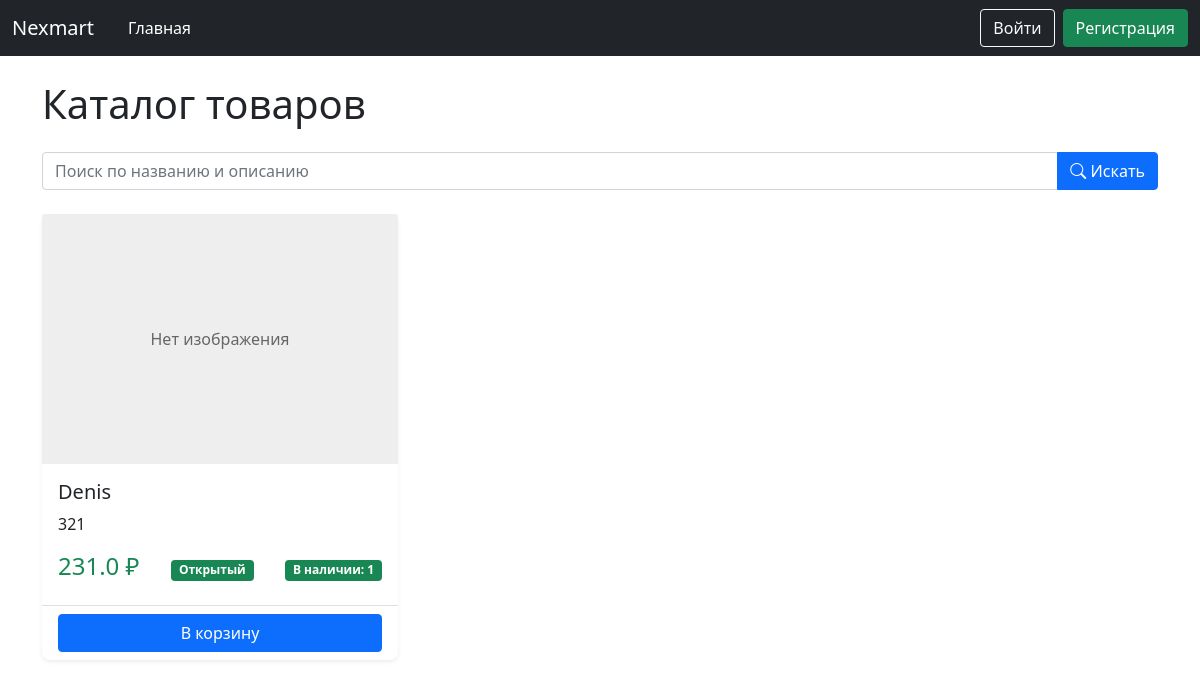
Before: / with the older database file.
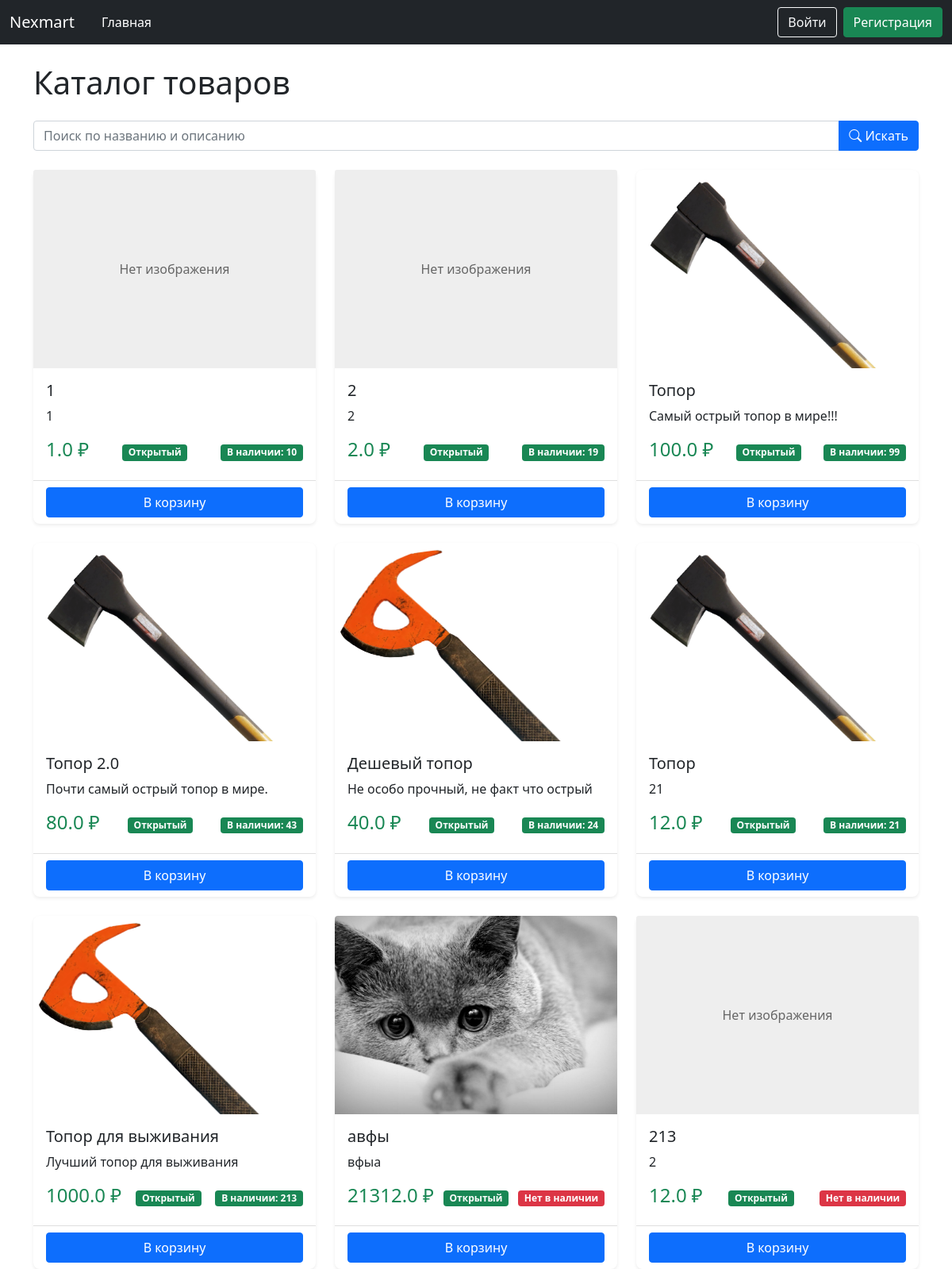
After: the same page with the newer database file.
### data/product.py (models this page shows, shortened)
class Product(SqlAlchemyBase):
    __tablename__ = 'products'
    id = sqlalchemy.Column(sqlalchemy.Integer, primary_key=True, autoincrement=True)
    name = sqlalchemy.Column(sqlalchemy.String, nullable=False)
    price = sqlalchemy.Column(sqlalchemy.Float, nullable=False)
    description = sqlalchemy.Column(sqlalchemy.Text)
    created_date = sqlalchemy.Column(sqlalchemy.DateTime, default=datetime.datetime.now)
    open = sqlalchemy.Column(sqlalchemy.Boolean)  # открыт ли продукт для общего доступа
    amount_available = sqlalchemy.Column(sqlalchemy.Integer)  # сколько есть продукта для продажи
    amount_sell = sqlalchemy.Column(sqlalchemy.Integer)  # сколько продано для статистики
    image = sqlalchemy.Column(sqlalchemy.String)
    user_id = sqlalchemy.Column(sqlalchemy.Integer, sqlalchemy.ForeignKey('users.id'))
    user = sqlalchemy.orm.relationship('User', back_populates='products')

### main.py (the view)
@app.route('/')
def home():
    db_sess = db_session.create_session()
    search = request.args.get('search', '')
    query = db_sess.query(Product).filter(Product.open == True)
    if search:
        products = query.filter(Product.name.ilike(f'%{search}%')).all()
    else:
        products = query.all()
    return render_template('show_products.html', products=products, button_name='В корзину', link_button='add_cart')

### data/db_session.py (called while the page is built)
def create_session() -> Session:
    global __factory
    return __factory()

### templates/show_products.html (shortened to what this page needs)
{% extends "base.html" %}
{% block content %}
<h1 class="mb-4">Каталог товаров</h1>
<form method="GET" action="" class="mb-4">
    <div class="input-group">
        <input type="text" class="form-control"
               name="search"
               placeholder="Поиск по названию и описанию"
               value="{{ request.args.get('search', '') }}">
        <button type="submit" class="btn btn-primary">
            <i class="bi bi-search"></i> Искать
        </button>
    </div>
</form>
<div class="row row-cols-1 row-cols-md-3 g-4">
    {% for product in products %}
    <div class="col">
        <div class="card h-100">
            <a href="/products/{{ product.id }}" class="text-decoration-none text-dark ">
                {% if product.image %}
                <img src="{{ url_for('static', filename='upload/' + product.image) }}"
                     class="card-img-top product-image"
                     alt="{{ product.name }}">
                {% else %}
                <div class="card-img-top no-image">Нет изображения</div>
                {% endif %}
                <div class="card-body">
                    <h5 class="card-title">{{ product.name }}</h5>
                    <p class="card-text">{{ product.description }}</p>
                    <div class="d-flex justify-content-between align-items-center">
                        <span class="h4 text-success">{{ product.price }} ₽</span>
                        {% if product.open %}
                        <span class="badge bg-success">Открытый</span>
                        {% else %}
                        <span class="badge bg-danger">Закрытый</span>
                        {% endif %}
                        {% if product.amount_available and product.amount_available > 0 %}
                        <span class="badge bg-success">В наличии: {{ product.amount_available }}</span>
                        {% else %}
                        <span class="badge bg-danger">Нет в наличии</span>
                        {% endif %}
                    </div>
                </div>
            </a>
            <div class="card-footer bg-transparent">
                <a href="{{ url_for(link_button, product_id=product.id) }}" class="btn btn-primary w-100">{{button_name}}</a>
            </div>
        </div>
    </div>
    {% else %}
    <div class="col-12">
        <div class="alert alert-warning">
            Товары не найдены. Добавьте новые.
        </div>
    </div>
    {% endfor %}
</div>
{% endblock %}

### templates/base.html (shortened to what this page needs)
<!doctype html>
<html lang="ru">
<head>
                    <link href="https://cdn.jsdelivr.net/npm/bootstrap@5.0.2/dist/css/bootstrap.min.css" rel="stylesheet">
                    <link rel="stylesheet" href="https://cdn.jsdelivr.net/npm/bootstrap-icons@1.8.1/font/bootstrap-icons.css">
    <link rel="stylesheet" href="{{ url_for('static', filename='css/style.css') }}">
    <link rel="stylesheet" href="https://cdnjs.cloudflare.com/ajax/libs/font-awesome/6.5.1/css/all.min.css">
    <link rel="stylesheet" href="{{ url_for('static', filename='css/auth_styles.css') }}">
</head>
<body>
<header>
    <nav class="navbar navbar-expand-md navbar-dark bg-dark" aria-label="Fourth navbar example">
        <div class="container-fluid">
          <a class="navbar-brand" href="#">Nexmart</a>
          <div class="collapse navbar-collapse" id="navbarsExample04">
            <ul class="navbar-nav me-auto mb-2 mb-md-0">
              <li class="nav-item">
                <a class="nav-link active" aria-current="page" href="/">Главная</a>
              </li>
                {% if not current_user.is_authenticated %}
                <li class="nav-item">
                <a class="nav-link active" aria-current="page" href="/register"></a>
              </li>
                <li class="nav-item">
                <a class="nav-link active" aria-current="page" href="/login"></a>
              </li>
                {% endif %}
            </ul>
            {% if current_user.is_authenticated %}
            <div class="d-flex align-items-center">
              <div class="dropdown">
                <button class="btn btn-outline-light dropdown-toggle" type="button" id="profileDropdown" data-bs-toggle="dropdown" aria-expanded="false">
                  <i class="bi bi-person-circle me-1"></i>
                  {{ current_user.name }}
                  <span class="badge bg-success ms-2">{{ current_user.balance }}₽</span>
                </button>
                <ul class="dropdown-menu dropdown-menu-end" aria-labelledby="profileDropdown">
                  <li><a class="dropdown-item" href="/user/profile"><i class="bi bi-person me-2"></i>Профиль</a></li>
                  <li><a class="dropdown-item" href="/user/orders"><i class="bi bi-bag me-2"></i>Мои заказы</a></li>
                    <li><a class="dropdown-item" href="/user/cart"><i class="bi bi-basket me-2"></i>Корзина</a></li>
                  <li><a class="dropdown-item" href="/user/balance"><i class="bi bi-wallet2 me-2"></i>Пополнить баланс</a></li>
                  <li><hr class="dropdown-divider"></li>
                  <li><a class="dropdown-item" href="/logout"><i class="bi bi-box-arrow-right me-2"></i>Выйти</a></li>
                </ul>
              </div>
            </div>
            {% else %}
            <div class="d-flex">
              <a href="/login" class="btn btn-outline-light me-2">Войти</a>
              <a href="/register" class="btn btn-success">Регистрация</a>
            </div>
            {% endif %}
          </div>
        </div>
      </nav>
</header>
<div class="container mt-4">
    {% block content %}{% endblock %}
</div>
</body>
</html>

### static/css/style.css (style rules this page uses)
.product-image { width: 100%; height: 250px; object-fit: cover; object-position: top; border-radius: 0.25rem 0.25rem 0 0; }
.no-image { height: 250px; background: #eee; display: flex; align-items: center; justify-content: center; color: #666; }
.navbar-nav .nav-link { position: relative; transition: all 0.5s ease; margin: 0 10px; }
.navbar-nav .nav-link::after { content: ''; position: absolute; width: 0; height: 2px; bottom: 0; left: 50%; background-color: #90caf9; transition: all 0.3s ease; }
.badge.bg-success { transition: all 0.3s ease; }
.card { border: none; border-radius: 0.5rem; box-shadow: 0 0.125rem 0.25rem rgba(0, 0, 0, 0.075); transition: all 0.3s ease; }
.btn-success { transition: all 0.3s ease; }
.form-control { border-radius: 0.25rem; border: 1px solid #ced4da; transition: all 0.3s ease; }
.btn { position: relative; overflow: hidden; }
.btn::after { content: ''; position: absolute; top: 50%; left: 50%; width: 5px; height: 5px; background: rgba(255, 255, 255, 0.3); opacity: 0; border-radius: 50%; transform: scale(1, 1) translate(-50%, -50%); transform-origin: 50% 50%; }

Changed rows visible on the page:
removed Product: shows "Нет изображения", name "Denis", description "321", price "231.0", open "Открытый", amount_available "1", button_name "В корзину"
added Product: shows "Нет изображения", name "1", description "1", price "1.0", open "Открытый", amount_available "10", button_name "В корзину"
added Product: shows "Нет изображения", name "2", description "2", price "2.0", open "Открытый", amount_available "19", button_name "В корзину"
added Product: image (picture), name "Топор", description "Самый острый топор в мире!!!", price "100.0", open "Открытый", amount_available "99", button_name "В корзину"
added Product: image (picture), name "Топор 2.0", description "Почти самый острый топор в мире.", price "80.0", open "Открытый", amount_available "43", button_name "В корзину"
added Product: image (picture), name "Дешевый топор", description "Не особо прочный, не факт что острый", price "40.0", open "Открытый", amount_available "24", button_name "В корзину"
added Product: image (picture), name "Топор", description "21", price "12.0", open "Открытый", amount_available "21", button_name "В корзину"
added Product: image (picture), name "Топор для выживания", description "Лучший топор для выживания", price "1000.0", open "Открытый", amount_available "213", button_name "В корзину"
added Product: image (picture), name "авфы", description "вфыа", price "21312.0", open "Открытый", amount_available "Нет в наличии", button_name "В корзину"
added Product: shows "Нет изображения", name "213", description "2", price "12.0", open "Открытый", amount_available "Нет в наличии", button_name "В корзину"
